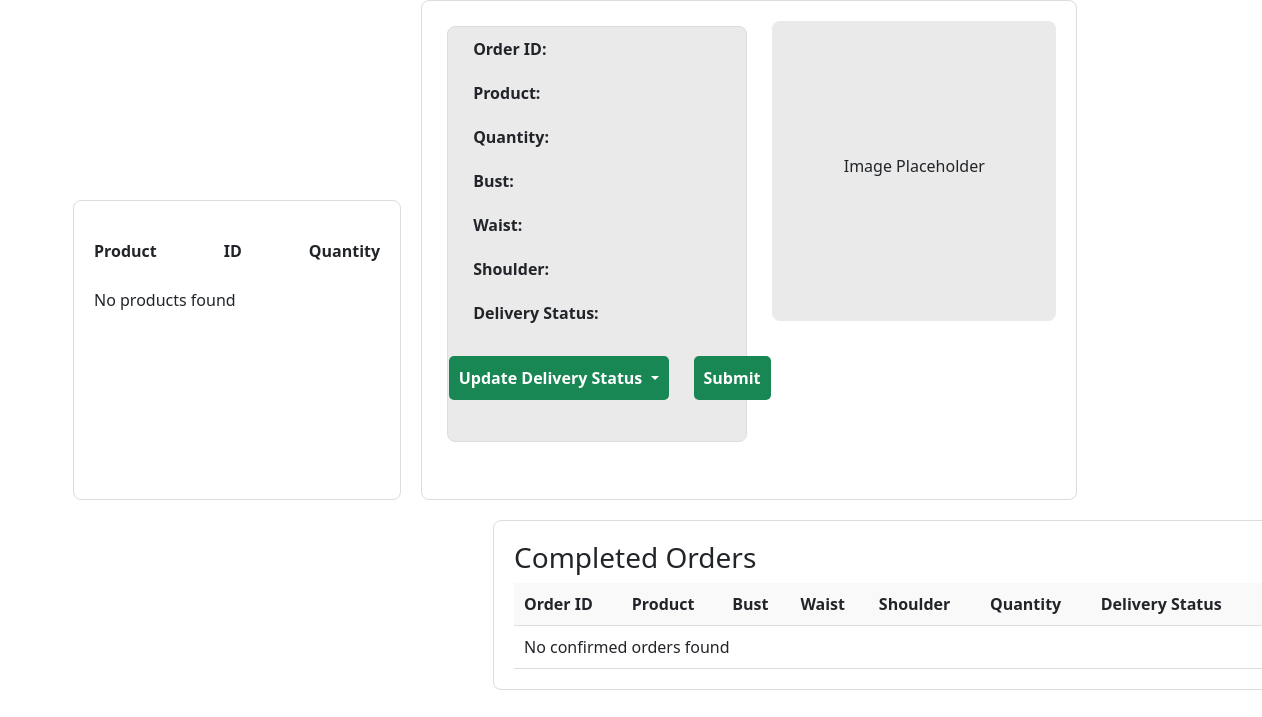
Page /admin-updating.php on the earlier database version.
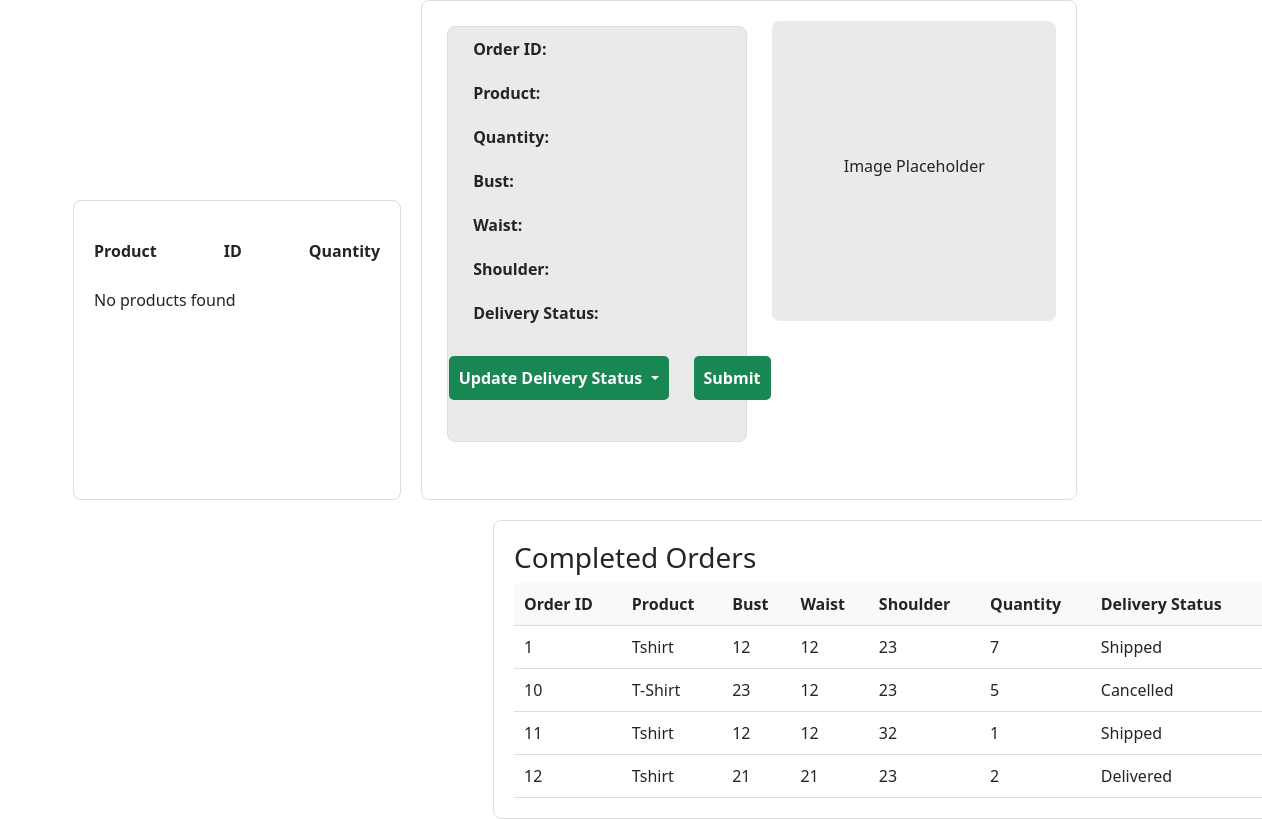
Same page on the later database version.
### tables this page shows
CREATE TABLE `orderx` (
  `id` int(4) UNSIGNED NOT NULL,
  `product` varchar(255) NOT NULL,
  `bust` int(11) NOT NULL,
  `waist` int(11) NOT NULL,
  `shoulder` int(11) NOT NULL,
  `fabric` varchar(255) NOT NULL,
  `amount` int(255) NOT NULL,
  `quantity` int(11) NOT NULL,
  `total` int(11) NOT NULL,
  `status` varchar(255) NOT NULL,
  `delivery_status` varchar(255) NOT NULL,
  `reference_number` int(11) NOT NULL,
  `order_date` datetime DEFAULT current_timestamp(),
  `delivery_date` datetime DEFAULT NULL
);

### admin-updating.php (the view, shortened to what this page needs)
<?php
$conn = mysqli_connect('localhost', 'root', '', 'apparel');
$sql = "SELECT id, product, quantity, bust, waist, shoulder, status, delivery_status FROM orderx WHERE status = 'Pending'";
$result = $conn->query($sql);
$confirmedOrdersSql = "SELECT id, product, bust, waist, shoulder, quantity, delivery_status FROM orderx WHERE status != 'Pending'";
$confirmedOrdersResult = $conn->query($confirmedOrdersSql);
?>
<link href="https://cdn.jsdelivr.net/npm/bootstrap@5.3.0-alpha1/dist/css/bootstrap.min.css" rel="stylesheet">
<div class="container">
  <div class="dashboard">
    <div class="new-orders">
      <div class="order-list">
        <div class="order-item">
          <span class="order">Product</span>
          <span class="order">ID</span>
          <span class="order">Quantity</span>
        </div>
        <?php
        if ($result->num_rows > 0) {
            while ($row = $result->fetch_assoc()) {
                echo "<div class='order-item' data-order-id='" . $row['id'] . "' data-product='" . htmlspecialchars($row['product']) . "' data-quantity='" . $row['quantity'] . "' data-bust='" . $row['bust'] . "' data-waist='" . $row['waist'] . "' data-shoulder='" . $row['shoulder'] . "' data-status='" . $row['status'] . "' data-delivery-status='" . $row['delivery_status'] . "' onclick='displayOrderDetails(this)'>";
                echo "<span class='product'>" . htmlspecialchars($row['product']) . "</span>";
                echo "<span class='order-id'>" . $row['id'] . "</span>";
                echo "<span class='quantity'>" . $row['quantity'] . "</span>";
                echo "</div>";
            }
        } else {
            echo "<div class='order-item'><span>No products found</span></div>";
        }
        ?>
      </div>
    </div>
    <div class="order-details">
      <div class="order-info-container">
        <div class="order-info">
          <p><strong>Order ID:</strong><span id="orderId"></span></p>
          <p><strong>Product:</strong><span id="orderProduct"></span></p>
          <p><strong>Quantity:</strong><span id="orderQuantity"></span></p>
          <p><strong>Bust:</strong><span id="orderBust"></span></p>
          <p><strong>Waist:</strong><span id="orderWaist"></span></p>
          <p><strong>Shoulder:</strong><span id="orderShoulder"></span></p>
          <p><strong>Delivery Status:</strong><span id="orderDeliveryStatus"></span></p>
          <div class="order-actions dropdown">
            <div class="d-flex justify-content-center my-3">
              <button class="btn btn-success dropdown-toggle w-99" style="font-weight:bold" type="button" id="orderStatusDropdown" data-bs-toggle="dropdown" aria-expanded="false">
                Update Delivery Status
              </button>
              <button class="btn btn-success mr-4" style="font-weight:bold;" onclick="submitOrderStatus()">Submit</button>
            </div>
          </div>
        </div>
        <div class="order-image">
          <p>Image Placeholder</p>
        </div>
      </div>
    </div>
  </div>
  <div class="confirmed-orders">
    <h3>Completed Orders</h3>
    <table>
      <thead>
        <tr>
          <th>Order ID</th>
          <th>Product</th>
          <th>Bust</th>
          <th>Waist</th>
          <th>Shoulder</th>
          <th>Quantity</th>
          <th>Delivery Status</th>
        </tr>
      </thead>
      <tbody id="confirmedOrdersTable">
        <?php
        if ($confirmedOrdersResult->num_rows > 0) {
            while ($row = $confirmedOrdersResult->fetch_assoc()) {
                echo "<tr class='confirmed-order-item' data-order-id='" . $row['id'] . "' data-product='" . htmlspecialchars($row['product']) . "' data-quantity='" . $row['quantity'] . "' data-bust='" . $row['bust'] . "' data-waist='" . $row['waist'] . "' data-shoulder='" . $row['shoulder'] . "' data-delivery-status='" . $row['delivery_status'] . "' onclick='displayOrderDetails(this)'>";
                echo "<td>" . $row['id'] . "</td>";
                echo "<td>" . htmlspecialchars($row['product']) . "</td>";
                echo "<td>" . $row['bust'] . "</td>";
                echo "<td>" . $row['waist'] . "</td>";
                echo "<td>" . $row['shoulder'] . "</td>";
                echo "<td>" . $row['quantity'] . "</td>";
                echo "<td>" . $row['delivery_status'] . "</td>";
                echo "</tr>";
            }
        } else {
            echo "<tr><td colspan='7'>No confirmed orders found</td></tr>";
        }
        ?>
      </tbody>
    </table>
  </div>
</div>

Differences in the rows shown:
added orderx: id "1", product "Tshirt", bust "12", waist "12", shoulder "23", quantity "7", delivery_status "Shipped"
added orderx: id "10", product "T-Shirt", bust "23", waist "12", shoulder "23", quantity "5", delivery_status "Cancelled"
added orderx: id "11", product "Tshirt", bust "12", waist "12", shoulder "32", quantity "1", delivery_status "Shipped"
added orderx: id "12", product "Tshirt", bust "21", waist "21", shoulder "23", quantity "2", delivery_status "Delivered"
Other differences:
text no longer shown: "No confirmed orders found"
